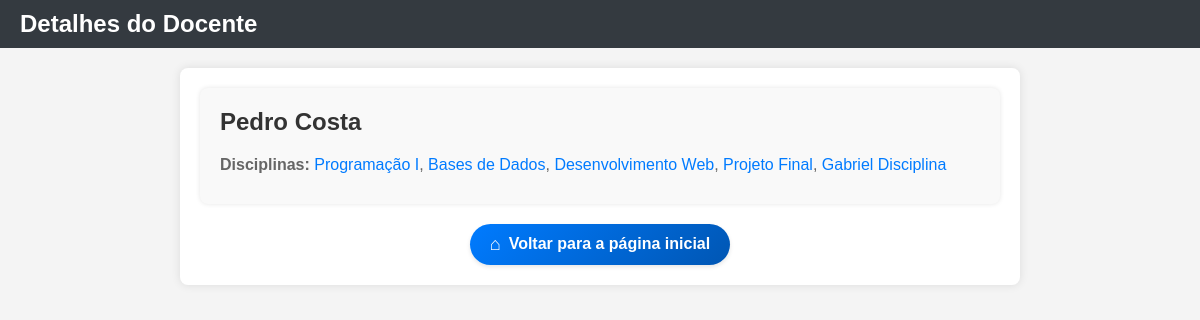
The page /cursoLEI/docente/13/ on the database its author committed.
### cursoLEI/models.py (models this page shows, shortened)
class Docente(models.Model):
    nome = models.CharField(max_length=100)
    disciplina = models.ManyToManyField(Disciplina)

class Disciplina(models.Model):
    nome = models.CharField(max_length=100)
    ano = models.IntegerField()
    semestre = models.IntegerField()
    ects = models.IntegerField()
    code = models.IntegerField()
    conteudos = models.CharField(max_length=500, default='Conteúdos Programáticos Padrão')
    area_cientifica = models.ForeignKey('Area_Cientifica', on_delete=models.CASCADE)

### cursoLEI/views.py (the view)
# urls.py: path('docente/<str:docente_id>/', views.docente_view, name='docente'),
def docente_view(request, docente_id):
    docente = Docente.objects.get(id=docente_id)
    return render(request, 'cursoLEI/docente.html', {'docente': docente})

### cursoLEI/templates/cursoLEI/docente.html (shortened to what this page needs)
<!DOCTYPE html>
<html lang="pt">
<head>
</head>
<body>
    <div class="header">
        <h1>Detalhes do Docente</h1>
    </div>
    <div class="container">
        <div class="curso">
            <h2>{{ docente.nome }}</h2>
            <p><strong>Disciplinas:</strong>
                {% for disciplina in docente.disciplina.all %}
                    <a href="{% url 'cursoLEI:disciplina_lista' disciplina.nome %}" class="curso-a">{{ disciplina.nome }}</a>{% if not forloop.last %}, {% endif %}
                {% endfor %}
            </p>
        </div>
        <div class="voltar">
            <a href="{% url 'cursoLEI:lista' %}">
                <span>&#8962;</span> Voltar para a página inicial
            </a>
        </div>
    </div>
</body>
</html>

### cursoLEI/templates/cursoLEI/docente.html (style rules this page uses)
body { font-family: Arial, sans-serif; margin: 0; padding: 0; background-color: #f4f4f4; }
.header { background-color: #343a40; color: #fff; padding: 10px 20px; display: flex; justify-content: space-between; align-items: center; }
.header h1 { margin: 0; font-size: 24px; }
.container { max-width: 800px; margin: 20px auto; padding: 20px; background-color: #fff; border-radius: 8px; box-shadow: 0 0 10px rgba(0, 0, 0, 0.1); }
.curso { margin-bottom: 20px; padding: 20px; border-radius: 8px; background-color: #f9f9f9; box-shadow: 0 0 5px rgba(0, 0, 0, 0.1); }
.curso h2 { margin-top: 0; color: #333; }
.curso p { margin-bottom: 10px; color: #666; }
.curso-a { text-decoration: none; color: #007bff; }
.voltar { text-align: center; margin-top: 20px; display: flex; justify-content: center; gap: 10px; }
.voltar a { display: inline-flex; align-items: center; justify-content: center; padding: 10px 20px; background: linear-gradient(135deg, #007bff, #0056b3); color: #fff; border-radius: 25px; transition: background 0.3s ease; text-decoration: none; font-weight: bold; font-size: 16px; box-shadow: 0 2px 4px rgba(0, 0, 0, 0.1); }
.voltar a span { margin-right: 8px; font-size: 18px; }

### rows shown on the page
Docente: nome "Pedro Costa"
Disciplina: nome "Programação I"
Disciplina: nome "Bases de Dados"
Disciplina: nome "Desenvolvimento Web"
Disciplina: nome "Projeto Final"
Disciplina: nome "Gabriel Disciplina"
